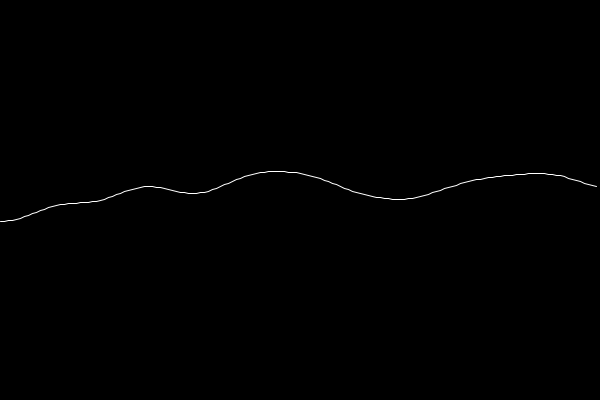
Frame 1 (no input)
Frame 60 (the mouse pressed at the canvas centre just before this capture): identical to frame 1, image omitted
Frame 120 (the mouse held since frame 60 and released just before this capture): identical to frame 1, image omitted

The Processing sketch that drew this single still picture (run headless with seeded random() and noise(); from frame 60 on, the mouse is pressed at the canvas centre):

// Processing sketch: noiseDemo1
// ── noiseDemo1.pde
float t = 0;

void setup() {
  size(600,400); 
  //frameRate(10);
  
}

void draw() {
  background(0);
  randomSeed(5);
  
  fill(255);
  
  //float x = random(0,width);
  float x = map(noise(t),0,1,0,width);
  
  //ellipse(x,200,24,24);
  
  stroke(255);
  noFill();
  beginShape();
  float t1 = 0;
  for (float i = 0; i < width; i+=4) {
    // float offset = random(-100,100);
    float offset = map(noise(t1), 0, 1, -100, 100);
    vertex(i, 200+offset);
    t1 = t1 + 0.01;
  }
  endShape();
  
}
